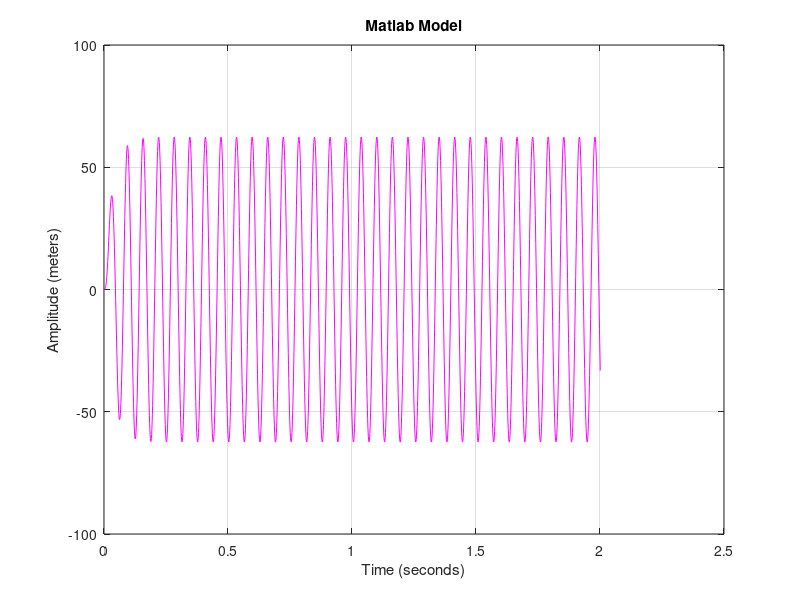

This chart was generated by the following MATLAB code:
clear all; 
clear all

time = 0; % in seconds
dt = 0.001; % increment of time added at each loop

% system parameters from derived transfer function
num = 354813; %num of transfer function 
mass = 1;  % kg
B = 56.91;  % N-s/m
K = 10000;  % N/m
freq = 100; %frequency in rad/sec
func = num*sin(freq*dt); %sine function 

% index for keeping track of where we are in the array
count = 2;

% initial conditions
xdd(1)=0; % second derivative of x (position)
xd(1)=0; % first derivative of x (position)
x(1)=0; % position
time(1)=0;
f(1)=func;%initializing with sine function 

while time(count-1) < 2
    xdd(count) = (f(count-1)-K*x(count-1)-B*xd(count-1))/mass;
    xd(count) = xd(count-1) + xdd(count)*dt;
    x(count) = x(count-1) + xd(count)*dt;

    % external force
    f(count)=num*sin(freq*time(count-1));
    
    time(count) = time(count-1) + dt;
    count = count + 1;

end

plot(time,x,'m')
grid
xlabel('Time (seconds)')
ylabel('Amplitude (meters)')
title('Matlab Model')




